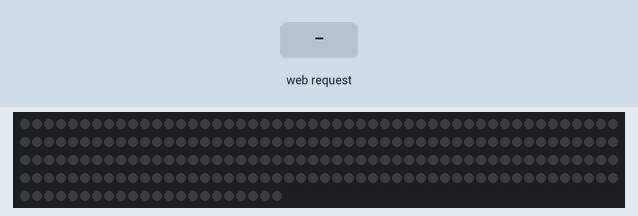
The program below on a simulated ESP32. Shown: 222 RGB LEDs in strip order, left to right, continuing on the next row. The inputs (shaded band) are chosen by the test bench. Dim RGB values are drawn brighter than linear; WiFi joins after 1.5 s; servers stay silent unless stated; storage starts empty; what the program prints to the serial monitor is not drawn.

Above: at 3.2 s.
3.3 s: HTTP request GET /switchState?switchState=1 received
At 4.2 s:
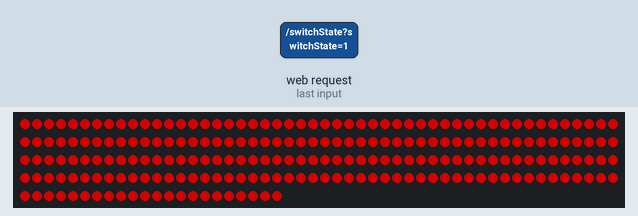
4.8 s: HTTP request GET /switchState received
At 5.3 s:
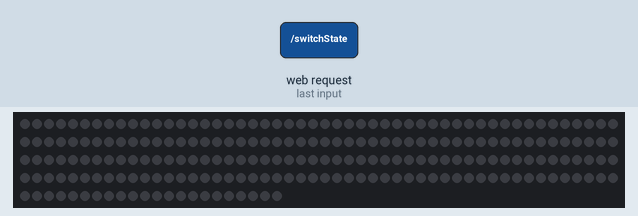
Timing chart, 0 to 7.8 s (numbered marks = the images above; inputs shaded):
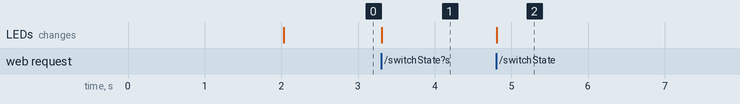

The program:

main.cpp
```cpp
#include <WiFi.h>
#include <WebServer.h>
#include <FastLED.h>
#include <FS.h>
#include <SPIFFS.h>

// Paramètres du réseau Wi-Fi
const char* ssid = "Livebox-B8C0";
const char* password = "tAdwttJtCdKjhiZaY6";

// Paramètres du ruban LED
#define LED_PIN 27  // Broche de contrôle du ruban LED
#define NUM_LEDS 222  // Nombre de LEDs dans le ruban
CRGB leds[NUM_LEDS];

// Création de l'objet serveur web
WebServer server(80);

// Variables pour la couleur des LEDs
int red = 0;
int green = 0;
int blue = 0;

int r;
int g;
int b;

// Variables pour les animations
int animationMode = 0;
int brightness = 127;
int extinction;
double temps1 = 0;
double temps2 = 0;


void handleRoot();
void on_off();

//void setBrightness();
//void handleColor();
//void setLedColor(int r, int g, int b);


void setup() {
  Serial.begin(9600);

  WiFi.begin(ssid, password);
  while (WiFi.status() != WL_CONNECTED) {
    delay(1000);
    Serial.println("Connexion au WiFi...");
  }

  if(!SPIFFS.begin()){
        Serial.println("An Error has occurred while mounting SPIFFS");
        return;
  }

  // Configuration du ruban LED
  FastLED.addLeds<WS2812B, LED_PIN, GRB>(leds, NUM_LEDS);
  FastLED.show();

  // Routes du serveur web
  server.on("/", handleRoot);

  //server.on("/brightness", setBrightness);
  server.on("/switchState", on_off);

  //server.on("/color", handleColor);


  // Démarrage du serveur web
  server.begin();

  Serial.println("Serveur démarré !");
}

void loop() {
  server.handleClient();

  // Ajoutez ici le code pour les animations du ruban LED
  temps2 = millis();
  if(extinction == 1 && temps2 >= (temps1+900000)){
    fill_solid(leds, NUM_LEDS, CRGB(0, 0, 0));
    FastLED.show();
    extinction = 0;
  }
}


void handleRoot() {

  File file = SPIFFS.open("/index.html", "r");
  String html = file.readString();
  file.close();

  server.send(200, "text/html", html);
}


void on_off(){
    int etat_switch = server.arg("switchState").toInt();
    if(etat_switch == 1){
        fill_solid(leds, NUM_LEDS, CRGB(255, 0, 0));
        FastLED.setBrightness(brightness);
    }
    else{
        FastLED.setBrightness(0);
    }

    FastLED.show();
    server.send(200, "text/plain", "Néon allumé !");
}
```

Measured:
- after the input at 3.3 s, the LEDs: change at once (image 1)
- after the input at 4.8 s, the LEDs: change at once (image 2)
